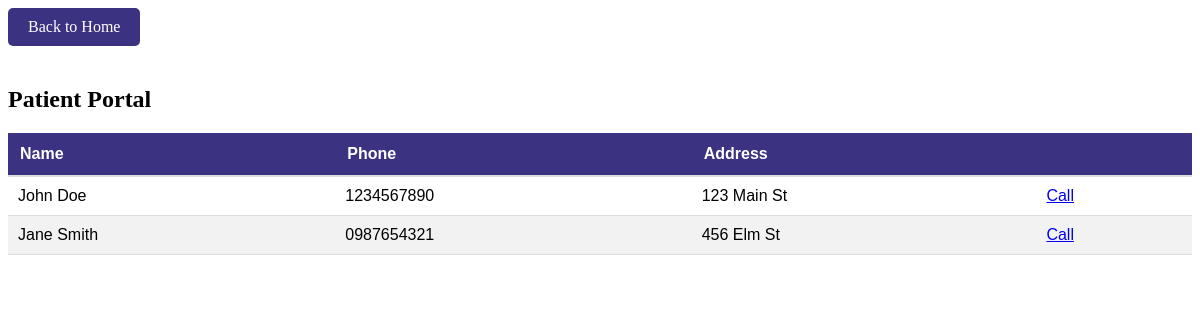
Page /patient on the committed database.
### app.py (models this page shows)
class Patient(db.Model):
    patient_id = db.Column(db.Integer, primary_key=True)
    phone = db.Column(db.String(10))
    address = db.Column(db.String(50))
    patient_name = db.Column(db.String(50), nullable=False)
    health = db.Column(db.JSON)
    def to_dict(self):
        return {
            'patient_id': self.patient_id,
            'phone': self.phone,
            'address': self.address,
            'patient_name': self.patient_name,
            'health': self.health
        }

### app.py (the view)
@app.route('/patient', methods=['GET', 'POST'])
def patient():
    patients = Patient.query.all()
    patients_dict = [patient.to_dict() for patient in patients]
    calls = Call.query.all()
    if request.method == 'POST':
        print("post")
    return render_template('patient.html', patients=patients_dict, calls=calls)

### templates/patient.html (shortened to what this page needs)
<!DOCTYPE html>
<html lang="en">
    <head>
        <link rel="stylesheet" href="{{ url_for('static', filename='style.css') }}">
    </head>
    <body>
        <a href="/" style="display: inline-block; margin-bottom: 20px; padding: 10px 20px; background-color: rgb(60,50,130);  color: white; text-align: center; text-decoration: none; border-radius: 5px;">Back to Home</a>
        <div id="patient">
            <h2>Patient Portal</h2>
            <table>
                <thead>
                    <tr>
                        <th>Name</th>
                        <th>Phone</th>
                        <th>Address</th>
                        <th></th>
                    </tr>
                </thead>
                <tbody>
                    {% for patient in patients %}
                        <tr onclick='toggleProfile({{ patient | tojson }})'>
                            <td>{{ patient.patient_name }}</td>
                            <td>{{ patient.phone }}</td>
                            <td>{{ patient.address }}</td>
                            <td><a href="#">Call</a></td>
                        </tr>
                    {% endfor %}
                </tbody>
            </table>
        </div>
    </body>
</html>

### static/style.css (style rules this page uses)
table { width: 100%; border-collapse: collapse; font-family: Arial, sans-serif; margin-top: 20px; }
th { background-color: rgb(60,50,130); color: white; font-weight: bold; padding: 12px; text-align: left; border-bottom: 2px solid #ddd; }
td { padding: 10px; border-bottom: 1px solid #ddd; }
tr:nth-child(even) { background-color: #f2f2f2; }

### rows in the picture
Patient: patient_name "John Doe", phone "1234567890", address "123 Main St"
Patient: patient_name "Jane Smith", phone "0987654321", address "456 Elm St"
